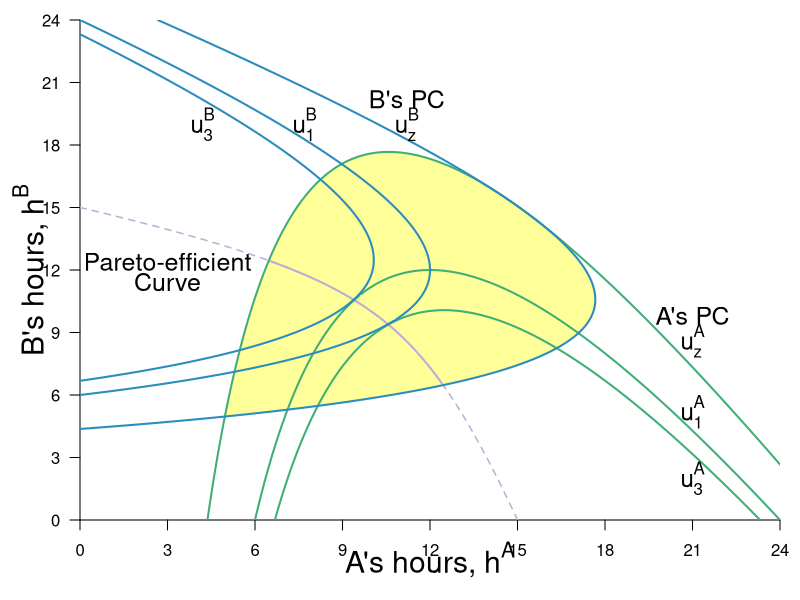

Source code (R):
require(shape)
pdf(file = "coordination_failures/coord_fallback_pareto_new.pdf", width = 9, height = 7)

#Set parameters for graphics
pointsize <- 1.8
axislabelsize <- 1.8
labelsize <- 1.5
namesize <- 1.8
annotatesize <- 1.5
graphlinewidth <- 2
segmentlinewidth <- 1.5

COL <- c("#7fc97f", "#beaed4", "#fdc086", "#ffff99", "#386cb0", "#f0027f", "#bf5b17", "#666666")
COLA <- c("#99d8c9","#66c2a4","#41ae76", "#238b45", "#005824")
COLB <- c("#4eb3d3", "#2b8cbe", "#0868ac","#084081")

par(mar =  c(4, 4, 1, 1))

uA <- function(ea, eb, alpha = 30, beta = 1/2) {
  (alpha - beta*(ea+eb))*ea - 0.5*(ea)^2
}

uB <- function(ea, eb, alpha = 30, beta = 1/2) {
  (alpha - beta*(ea+eb))*eb - 0.5*(eb)^2
}

brfB <- function(ea, alpha = 30, beta = 1/2) {
  (alpha - beta*ea)/(1 + 2*beta)
}

brfA <- function(ea, alpha = 30, beta = 1/2) {
  (alpha - ea*(1 + 2*beta))/(beta)
}

brfPE <- function(ea, alpha = 30, beta = 1/8) {
  alpha*(1 - beta*ea)
}

hANE <- function(alpha, beta = 1/2){
  alpha/(1 + 3*beta)
}

hApEff <- function(alpha, beta = 1/2){
  alpha/(2 + 4*beta)
}

hApEff2 <- function(alpha, beta = 1/2){
  alpha/(1 + 4*beta)
}

intercept1 <- function(alpha, beta = 1/2){
  alpha/(1 + 2*beta)
}

PEC <- function(ea, alpha = 30, beta = 1/2){
  a = beta*(1+2*beta);
  b = -alpha*(1+3*beta)+(1+2*beta)^2*ea;
  c = alpha^2 - alpha*(1+3*beta)*ea+ beta*(1+2*beta)*ea^2
  delta = b^2-4*a*c
  return((-b-sqrt(delta))/(2*a))
}

indiffA <- function(ea, alpha = 30, beta = 1/2, uA = 144) {
  (alpha*ea - beta*(ea)^2 - 0.5*(ea)^2 - uA)/(beta*ea)
}

indiffBroot1 <- function(ea, alpha = 30, beta = 30, uB = 144){
  (-sqrt(alpha^2 - 2*alpha*beta*ea + beta^2*ea^2 - 4*beta*uB - 2*uB) + alpha - beta*ea)/(2*beta + 1)
}

indiffBroot2 <- function(ea, alpha = 30, beta = 30, uB = 144){
  (sqrt(alpha^2 - 2*alpha*beta*ea + beta^2*ea^2 - 4*beta*uB - 2*uB) + alpha - beta*ea)/(2*beta + 1)
}


xlims <- c(0, 24)
ylims <- c(0, 24)

npts <- 501 
x <- seq(xlims[1], xlims[2], length.out = npts)
y <- seq(ylims[1], ylims[2], length.out = npts) 
a <- c(112, 
       uA(hANE(alpha = 30, beta = 1/2), hANE(alpha = 30, beta = 1/2)),
       #uA(hApEff2(alpha = 30, beta = 1/2), hApEff2(alpha = 30, beta = 1/2)),
       155.8)
b <- c(112, 
       uA(hANE(alpha = 30, beta = 1/2),hANE(alpha = 30, beta = 1/2)), 
       #uB(hApEff2(alpha = 30, beta = 1/2), hApEff2(alpha = 30, beta = 1/2)), 
       155.8)

plot(0, 0, xlim = xlims, ylim = ylims, type = "n",
     xlab = expression(paste("")),
     ylab = expression(paste("")), 
     xaxt = "n", 
     yaxt = "n", 
     cex.lab = axislabelsize, 
     bty = "n",
     xaxs="i", 
     yaxs="i")


# ticksy <- c(ylims[1], ylims[2])
# ylabels <- c(NA, NA)
# ticksx <- c(xlims[1], xlims[2])
# xlabels <- c(NA, NA)
ticksy <- seq(ylims[1], ylims[2], 3)
ylabels <- seq(ylims[1], ylims[2], 3)
ticksx <- seq(xlims[1], xlims[2], 3)
xlabels <- seq(xlims[1], xlims[2], 3)


axis(1, at = ticksx,  pos = 0, labels = xlabels)
#text(x = c(0, hApEff2(alpha = 30), hANE(alpha = 30), intercept1(alpha = 30), xlims[2]), par("usr")[3] - 0.4, labels = xlabels, srt = 0, pos = 1, xpd = TRUE)

axis(2, at = ticksy, pos = 0, labels = ylabels, las = 1)

npts <- 500 
xx1 <- seq(xlims[1], xlims[2], length.out = npts)
xx2 <- seq(8.05, 11.55, length.out = npts)

#Polygon for the P-Improving Lens
#xpoly1 <- seq(from = 6.3, to = 13.65, length.out = 500)
xpoly1 <- seq(from = 5, to = 14.2, length.out = 500)
ypoly1 <- indiffA(xpoly1, uA = 112, alpha = 30, beta = 1/2)
ypoly2 <- indiffBroot1(xpoly1, uB = 112, alpha = 30, beta = 1/2)
polygon(x = c(xpoly1, rev(xpoly1)), y = c(ypoly1, rev(ypoly2)), col = COL[4], density = NULL, border = NA)

xpoly1 <- seq(from = 14.2, to = 17.65, length.out = 500)
ypoly1 <- indiffBroot2(xpoly1, uB = 112, alpha = 30, beta = 1/2)
ypoly2 <- indiffBroot1(xpoly1, uB = 112, alpha = 30, beta = 1/2)
polygon(x = c(xpoly1, rev(xpoly1)), y = c(ypoly1, rev(ypoly2)), col = COL[4], density = NULL, border = NA)

#xx2 <- seq(8.05, 11.55, length.out = npts)
xx2 <- seq(0, 15, length.out = npts)
xx3 <- seq(6.5, 12.4, length.out = npts)

#Pareto-efficient curve line
lines(xx2, PEC(xx2, alpha = 30, beta = 1/2), col = COL[2], lty = 2, lwd = segmentlinewidth)
lines(xx3, PEC(xx3, alpha = 30, beta = 1/2), col = COL[2], lwd = graphlinewidth)

contour(y, x,
        outer(x, y, uA),
        drawlabels = FALSE,
        col = COLA[3],
        lwd = graphlinewidth,
        levels = a,
        xaxs="i",
        yaxs="i",
        add = TRUE)

text(0.5*xlims[2], -1.9, expression(paste("A's hours, ", h^A)), xpd = TRUE, cex = axislabelsize)
text(-1.7, 0.5*ylims[2], expression(paste("B's hours, ", h^B)), xpd = TRUE, cex = axislabelsize, srt = 90)

contour(x, y,
        outer(x, y, uB),
        drawlabels = FALSE,
        col = COLB[2],
        lwd = graphlinewidth,
        levels = b,
        add = TRUE
)

text(3, 12.4, expression("Pareto-efficient"), cex = annotatesize)
text(3, 11.4, expression("Curve"), cex = annotatesize)
#Arrows(5.7, 10, 9.6, 10, col = "black", lty = 1, lwd = 2, arr.type = "triangle", arr.lwd = 0.5)

# text(11.1, 3.5, expression("Pareto-improving"), cex = annotatesize)
# text(11.1, 3, expression("lens"), cex = annotatesize)
# Arrows(11.1, 3.8, 11.1, 10.8, col = "black", lty = 1, lwd = 2, arr.type = "triangle", arr.lwd = 0.5)

#Label the indifference curves for A
# text(3.5, 0.8, expression(u[z]^A), cex = labelsize -.05)
# text(5.7, 0.8, expression(u[2]^A), cex = labelsize - 0.05)
# text(7.3, 0.8, expression(u[3]^A), cex = labelsize - 0.05)

text(21, 8.6, expression(u[z]^A), cex = labelsize -.05)
text(21, 5.2, expression(u[1]^A), cex = labelsize - 0.05)
text(21, 2, expression(u[3]^A), cex = labelsize - 0.05)

text(21, 9.8, expression(paste("A's PC")), xpd = TRUE, cex = annotatesize)

#Label the indifference curves for B

text(11.2, 19, expression(u[z]^B), cex = labelsize - 0.05)
text(7.7, 19, expression(u[1]^B), cex = labelsize - 0.05)
text(4.2, 19, expression(u[3]^B), cex = labelsize - 0.05)

text(11.2, 20.2, expression(paste("B's PC")), xpd = TRUE, cex = annotatesize)

dev.off()
